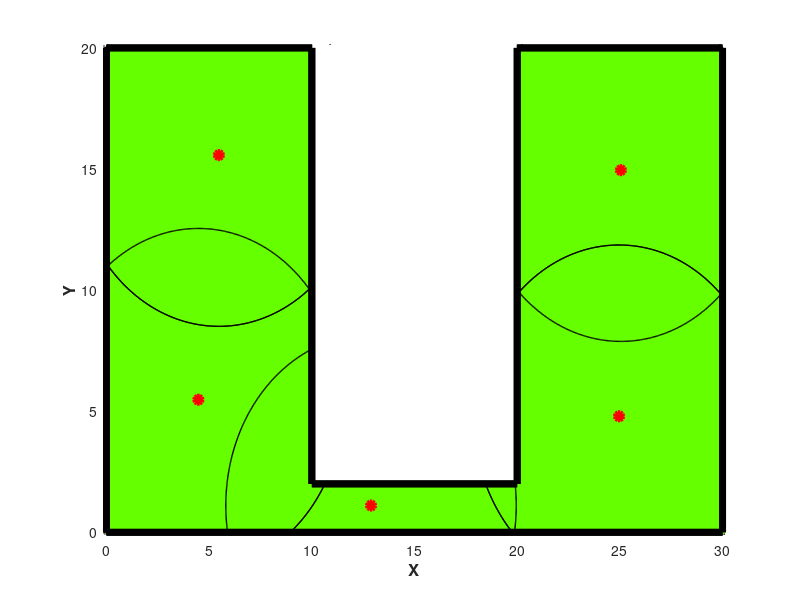

Write the MATLAB code that produced this figure.
clf
P= [12.8823    1.1053
    4.4758    5.4742
    5.4747   15.5749
   25.0489   14.9533
   24.9609    4.7914];
fig.Color = [0.4 1 0.0];

R_a=10/sqrt(2);
R_s=R_a;
theta = linspace(0, 2*pi, 1000);
x1 = R_s*cos(theta) + P(1,1);y1 =-R_s*sin(theta) + P(1,2);
patch(x1,y1, 1, 'FaceColor', fig.Color);hold on;
x1 = R_s*cos(theta) + P(2,1);y1 =-R_s*sin(theta) + P(2,2);
patch(x1,y1, 1, 'FaceColor', fig.Color);hold on;
x1 = R_s*cos(theta) + P(3,1);y1 =-R_s*sin(theta) + P(3,2);
patch(x1,y1, 1, 'FaceColor', fig.Color);hold on;
x1 = R_s*cos(theta) + P(4,1);y1 =-R_s*sin(theta) + P(4,2);
patch(x1,y1, 1, 'FaceColor', fig.Color);hold on;
x1 = R_s*cos(theta) + P(5,1);y1 =-R_s*sin(theta) + P(5,2);
patch(x1,y1, 1, 'FaceColor', fig.Color);hold on;
x1 = R_s*cos(theta) + P(1,1);y1 =-R_s*sin(theta) + P(1,2);plot(x1, y1,'k','linewidth',1);hold on;
x1 = R_s*cos(theta) + P(2,1);y1 =-R_s*sin(theta) + P(2,2);plot(x1, y1,'k','linewidth',1);hold on;
x1 = R_s*cos(theta) + P(3,1);y1 =-R_s*sin(theta) + P(3,2);plot(x1, y1,'k','linewidth',1);hold on;
x1 = R_s*cos(theta) + P(4,1);y1 =-R_s*sin(theta) + P(4,2);plot(x1, y1,'k','linewidth',1);hold on;
x1 = R_s*cos(theta) + P(5,1);y1 =-R_s*sin(theta) + P(5,2);plot(x1, y1,'k','linewidth',1);hold on;




X_env=30;                        %   environment size
Y_env=20;
n=5;                            %   number of robots
R_a=10/sqrt(2);                 %   confidence radius of robots
R_s=R_a+0.1;                    %   sensing radius of robots    

R_s=R_s;
dt=0.05;                        %   step of points
dt_m=0.1;                       %   step of motion
dt_t=0.1;                       %   step of time
K_p=1;
T=40;                          %   simulation time
crs=[ 0     0                       %   limited area
      0     Y_env
      10    Y_env
      10    2
      20    2
      20    Y_env
      X_env Y_env
      X_env 0
      0     0 ];
  obs_w=[13 0
      13    2
      17    2
      17    0
      13    0      ];
%   plot(obs_w(:,1),obs_w(:,2),'w','linewidth',10);hold on;
%   patch(obs_w(:,1),obs_w(:,2), 1, 'FaceColor', 'w')

c=0;
%%     Plot Obstacles
obs=[   10  2
        10  20.5
        20  20.5
        20  2
        10  2];
plot(obs(:,1),obs(:,2),'w','linewidth',1);hold on;
patch(obs(:,1),obs(:,2), 1, 'FaceColor', 'w')

plot(crs(:,1),crs(:,2),'k','linewidth',5);hold on

axis_env=[0,X_env,0,Y_env]+[-0.12,0.07,-0.07,0.12];
axis(axis_env)

x=0:dt:X_env;                   %   region discretization
y=0:dt:Y_env;
theta = linspace(0, 2*pi, 1000);
goalHandle = plot(P(:,1),P(:,2),'+r','linewidth',3);
currHandle = plot(P(:,1),P(:,2),'ro','linewidth',3);
plot(crs(:,1),crs(:,2),'k','linewidth',5)
xlabel('X','FontSize',12,'FontWeight','Bold')
ylabel('Y','FontSize',12,'FontWeight','Bold')
